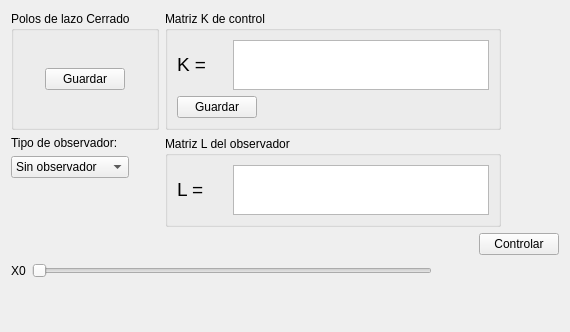
      <widget class="QWidget" name="tabControl">
       <attribute name="title">
        <string>Control</string>
       </attribute>
       <layout class="QGridLayout" name="gridLayout_3">
        <item row="7" column="0">
         <spacer name="verticalSpacer_3">
          <property name="orientation">
           <enum>Qt::Vertical</enum>
          </property>
          <property name="sizeHint" stdset="0">
           <size>
            <width>20</width>
            <height>40</height>
           </size>
          </property>
         </spacer>
        </item>
        <item row="5" column="0" colspan="5">
         <widget class="QPushButton" name="pushControl">
          <property name="sizePolicy">
           <sizepolicy hsizetype="Fixed" vsizetype="Fixed">
            <horstretch>0</horstretch>
            <verstretch>0</verstretch>
           </sizepolicy>
          </property>
          <property name="layoutDirection">
           <enum>Qt::RightToLeft</enum>
          </property>
          <property name="text">
           <string>Controlar</string>
          </property>
          <property name="checkable">
           <bool>true</bool>
          </property>
          <property name="autoRepeat">
           <bool>false</bool>
          </property>
         </widget>
        </item>
        <item row="6" column="0" colspan="5">
         <layout class="QGridLayout" name="gridLayout_10">
          <item row="0" column="0">
           <widget class="QLabel" name="x0Label">
            <property name="sizePolicy">
             <sizepolicy hsizetype="Fixed" vsizetype="Fixed">
              <horstretch>0</horstretch>
              <verstretch>0</verstretch>
             </sizepolicy>
            </property>
            <property name="text">
             <string>X0</string>
            </property>
           </widget>
          </item>
          <item row="0" column="1">
           <widget class="QSlider" name="x0Slider">
            <property name="sizePolicy">
             <sizepolicy hsizetype="Fixed" vsizetype="Fixed">
              <horstretch>0</horstretch>
              <verstretch>0</verstretch>
             </sizepolicy>
            </property>
            <property name="minimumSize">
             <size>
              <width>400</width>
              <height>0</height>
             </size>
            </property>
            <property name="maximum">
             <number>6260</number>
            </property>
            <property name="singleStep">
             <number>10</number>
            </property>
            <property name="pageStep">
             <number>50</number>
            </property>
            <property name="orientation">
             <enum>Qt::Horizontal</enum>
            </property>
           </widget>
          </item>
          <item row="0" column="2">
           <spacer name="horizontalSpacer">
            <property name="orientation">
             <enum>Qt::Horizontal</enum>
            </property>
            <property name="sizeHint" stdset="0">
             <size>
              <width>40</width>
              <height>20</height>
             </size>
            </property>
           </spacer>
          </item>
         </layout>
        </item>
        <item row="0" column="1">
         <widget class="QGroupBox" name="groupBoxK">
          <property name="sizePolicy">
           <sizepolicy hsizetype="Fixed" vsizetype="Fixed">
            <horstretch>0</horstretch>
            <verstretch>0</verstretch>
           </sizepolicy>
          </property>
          <property name="minimumSize">
           <size>
            <width>150</width>
            <height>75</height>
           </size>
          </property>
          <property name="title">
           <string>Matriz K de control</string>
          </property>
          <layout class="QGridLayout" name="gridLayout_7">
           <item row="0" column="1" colspan="2">
            <widget class="QTextEdit" name="textK">
             <property name="sizePolicy">
              <sizepolicy hsizetype="Minimum" vsizetype="Minimum">
               <horstretch>0</horstretch>
               <verstretch>0</verstretch>
              </sizepolicy>
             </property>
             <property name="maximumSize">
              <size>
               <width>500</width>
               <height>50</height>
              </size>
             </property>
             <property name="readOnly">
              <bool>false</bool>
             </property>
            </widget>
           </item>
           <item row="0" column="0">
            <widget class="QLabel" name="labelK">
             <property name="sizePolicy">
              <sizepolicy hsizetype="Minimum" vsizetype="Minimum">
               <horstretch>0</horstretch>
               <verstretch>0</verstretch>
              </sizepolicy>
             </property>
             <property name="minimumSize">
              <size>
               <width>50</width>
               <height>50</height>
              </size>
             </property>
             <property name="maximumSize">
              <size>
               <width>50</width>
               <height>50</height>
              </size>
             </property>
             <property name="text">
              <string>&lt;html&gt;&lt;head/&gt;&lt;body&gt;&lt;p&gt;&lt;span style=&quot; font-size:14pt;&quot;&gt;K =&lt;/span&gt;&lt;/p&gt;&lt;/body&gt;&lt;/html&gt;</string>
             </property>
            </widget>
           </item>
           <item row="1" column="0" colspan="3">
            <widget class="QPushButton" name="pushGuardarK">
             <property name="sizePolicy">
              <sizepolicy hsizetype="Fixed" vsizetype="Fixed">
               <horstretch>0</horstretch>
               <verstretch>0</verstretch>
              </sizepolicy>
             </property>
             <property name="text">
              <string>Guardar</string>
             </property>
            </widget>
           </item>
          </layout>
         </widget>
        </item>
        <item row="0" column="0">
         <widget class="QGroupBox" name="groupPolos">
          <property name="sizePolicy">
           <sizepolicy hsizetype="Minimum" vsizetype="Minimum">
            <horstretch>0</horstretch>
            <verstretch>0</verstretch>
           </sizepolicy>
          </property>
          <property name="title">
           <string>Polos de lazo Cerrado</string>
          </property>
          <layout class="QGridLayout" name="gridLayout_8">
           <item row="1" column="0">
            <widget class="QPushButton" name="pushGuardarPolos">
             <property name="sizePolicy">
              <sizepolicy hsizetype="Fixed" vsizetype="Fixed">
               <horstretch>0</horstretch>
               <verstretch>0</verstretch>
              </sizepolicy>
             </property>
             <property name="text">
              <string>Guardar</string>
             </property>
            </widget>
           </item>
           <item row="0" column="0">
            <layout class="QFormLayout" name="formPolos"/>
           </item>
          </layout>
         </widget>
        </item>
        <item row="3" column="1" rowspan="2">
         <widget class="QGroupBox" name="groupBoxL">
          <property name="sizePolicy">
           <sizepolicy hsizetype="Fixed" vsizetype="Fixed">
            <horstretch>0</horstretch>
            <verstretch>0</verstretch>
           </sizepolicy>
          </property>
          <property name="minimumSize">
           <size>
            <width>150</width>
            <height>75</height>
           </size>
          </property>
          <property name="title">
           <string>Matriz L del observador</string>
          </property>
          <layout class="QGridLayout" name="gridLayout_13">
           <item row="0" column="0">
            <widget class="QLabel" name="labelL">
             <property name="sizePolicy">
              <sizepolicy hsizetype="Minimum" vsizetype="Minimum">
               <horstretch>0</horstretch>
               <verstretch>0</verstretch>
              </sizepolicy>
             </property>
             <property name="minimumSize">
              <size>
               <width>50</width>
               <height>50</height>
              </size>
             </property>
             <property name="maximumSize">
              <size>
               <width>50</width>
               <height>50</height>
              </size>
             </property>
             <property name="text">
              <string>&lt;html&gt;&lt;head/&gt;&lt;body&gt;&lt;p&gt;&lt;span style=&quot; font-size:14pt;&quot;&gt;L =&lt;/span&gt;&lt;/p&gt;&lt;/body&gt;&lt;/html&gt;</string>
             </property>
            </widget>
           </item>
           <item row="0" column="1" colspan="2">
            <widget class="QTextEdit" name="textL">
             <property name="sizePolicy">
              <sizepolicy hsizetype="Minimum" vsizetype="Minimum">
               <horstretch>0</horstretch>
               <verstretch>0</verstretch>
              </sizepolicy>
             </property>
             <property name="maximumSize">
              <size>
               <width>500</width>
               <height>50</height>
              </size>
             </property>
             <property name="readOnly">
              <bool>false</bool>
             </property>
            </widget>
           </item>
          </layout>
         </widget>
        </item>
        <item row="3" column="0" rowspan="2">
         <layout class="QVBoxLayout" name="verticalLayout_2">
          <item>
           <widget class="QLabel" name="label">
            <property name="text">
             <string>Tipo de observador:</string>
            </property>
           </widget>
          </item>
          <item>
           <widget class="QComboBox" name="comboTipoObs">
            <property name="sizePolicy">
             <sizepolicy hsizetype="Fixed" vsizetype="Fixed">
              <horstretch>0</horstretch>
              <verstretch>0</verstretch>
             </sizepolicy>
            </property>
            <item>
             <property name="text">
              <string>Sin observador</string>
             </property>
            </item>
            <item>
             <property name="text">
              <string>Completo</string>
             </property>
            </item>
            <item>
             <property name="text">
              <string>Reducido</string>
             </property>
            </item>
            <item>
             <property name="text">
              <string>Filtro de Kalman</string>
             </property>
            </item>
           </widget>
          </item>
          <item>
           <spacer name="verticalSpacer">
            <property name="orientation">
             <enum>Qt::Vertical</enum>
            </property>
            <property name="sizeHint" stdset="0">
             <size>
              <width>20</width>
              <height>40</height>
             </size>
            </property>
           </spacer>
          </item>
         </layout>
        </item>
        <item row="0" column="4">
         <spacer name="horizontalSpacer_3">
          <property name="orientation">
           <enum>Qt::Horizontal</enum>
          </property>
          <property name="sizeHint" stdset="0">
           <size>
            <width>40</width>
            <height>20</height>
           </size>
          </property>
         </spacer>
        </item>
       </layout>
      </widget>
